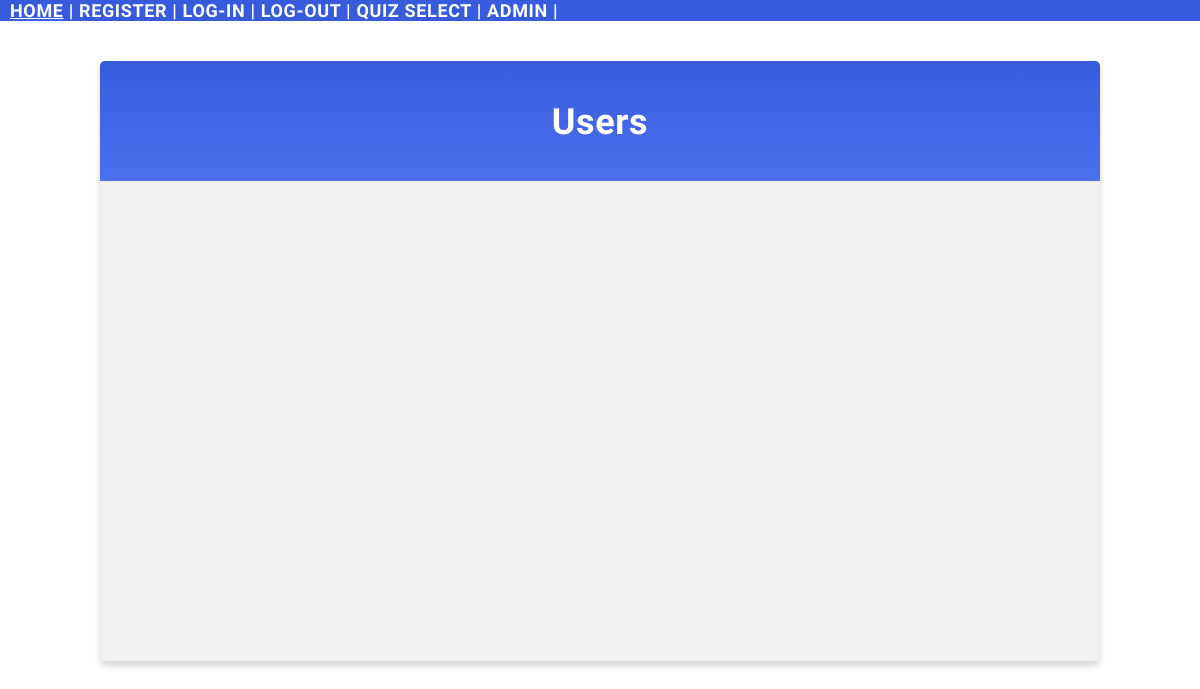
The page /allUsers/ on the database as committed earlier.
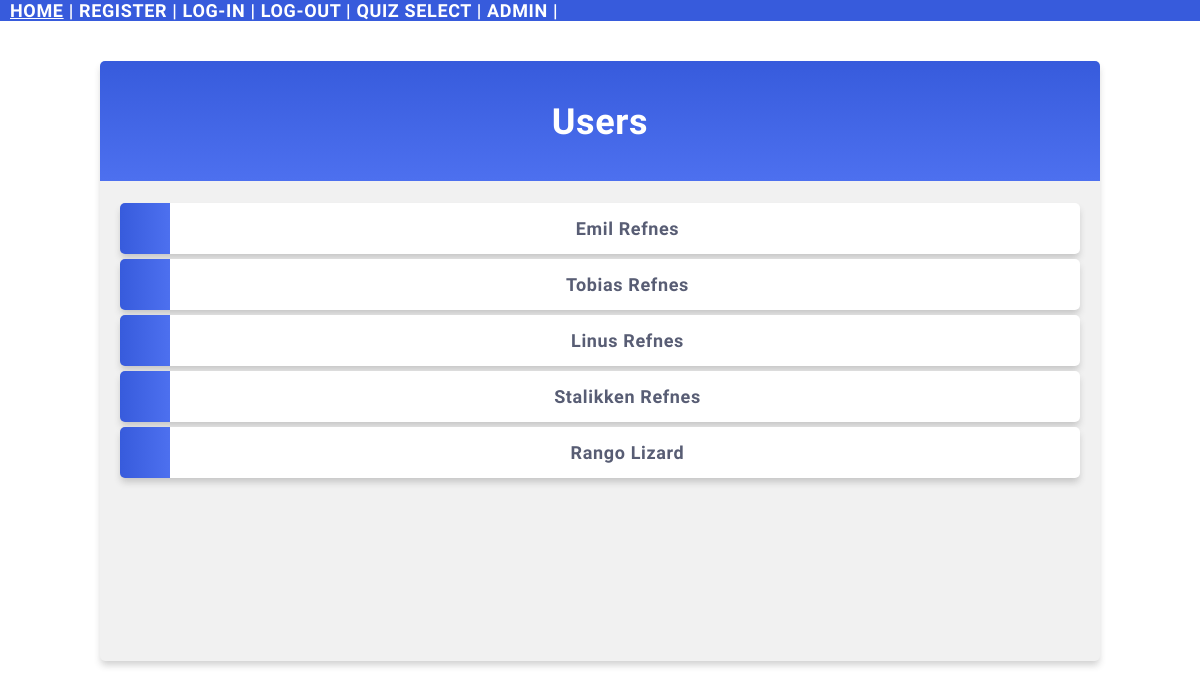
The same page on the database as committed later.
### userProfiles/models.py (models this page shows)
class Users(models.Model):
    firstname = models.CharField(max_length=255)
    lastname = models.CharField(max_length=255)
    phone = models.IntegerField(null=True)
    joined_date = models.DateField(null=True)

### userProfiles/views.py (the view)
# urls.py: path('allUsers/', views.view1, name='firstScreen'),
def view1(request):
    myusers = Users.objects.all().values()
    template = loader.get_template('userProfiles/all_users.html')
    context = {
        'myusers': myusers,
        }
    return HttpResponse(template.render(context, request))

### templates/userProfiles/all_users.html (shortened to what this page needs)
{% extends "master.html" %}
{% block content %}
<div class="mycard">
    <h1>Users</h1>
    <ul>
        {% for x in myusers %}
        <li onclick="window.location = 'details/{{ x.id }}'">{{ x.firstname }} {{ x.lastname }}</li>
        {% endfor %}
    </ul>
</div>
{% endblock %}

### templates/master.html (shortened to what this page needs)
{% load static %}
<!DOCTYPE html>
<html>
<head>
    <link rel="stylesheet" href="{% static 'myglobal.css' %}">
</head>
<body>
    <div class="topnav">
        <a id="first" href="/">HOME</a> |
        <a href="/accounts/signup/">REGISTER</a> |
        <a href="/accounts/login/">LOG-IN</a> |
        <a href="/accounts/logout/">LOG-OUT</a> |
        <a href="/qSelect/">QUIZ SELECT</a> |
        <a href="/admin/">ADMIN</a> |
    </div>
    {% block content %}
    {% endblock %}
</body>
</html>

### mystaticfiles/myglobal.css (style rules this page uses)
body { height: 100vh; margin: 0; font: 600 18px 'Source Sans Pro', sans-serif; letter-spacing: 0.64px; color: #585d74; }
.topnav { width: 100vw; background-color: #375BDC; color: #ffffff; }
.topnav a:link, .topnav a:visited { text-decoration: none; color: #ffffff; }
#first { padding-left: 10px; }
.mycard { background-color: #f1f1f1; background-image: linear-gradient(to bottom, #375BDC, #4D70EF); background-size: 100% 120px; background-repeat: no-repeat; margin: 40px auto; height: 70%; width: 80%; border-radius: 5px; box-shadow: 0 5px 7px -1px rgba(51, 51, 51, 0.23); padding: 20px; }
.mycard h1 { text-align: center; color: #ffffff; margin: 20px 0 60px 0; }
.mycard ul { list-style-type: none; padding: 0; margin: 0; }
.mycard li { background-color: #ffffff; background-image: linear-gradient(to right, #375BDC, #4D70EF); background-size: 50px 60px; background-repeat: no-repeat; cursor: pointer; transition: transform .25s; border-radius: 5px; box-shadow: 0 5px 7px -1px rgba(51, 51, 51, 0.23); padding: 15px; padding-left: 70px; margin-top: 5px; text-align: center; }
a:link, a:visited { color: #375BDC; }

Rows that differ between the two databases and show on the page:
added Users: firstname "Emil", lastname "Refnes"
added Users: firstname "Tobias", lastname "Refnes"
added Users: firstname "Linus", lastname "Refnes"
added Users: firstname "Stalikken", lastname "Refnes"
added Users: firstname "Rango", lastname "Lizard"
